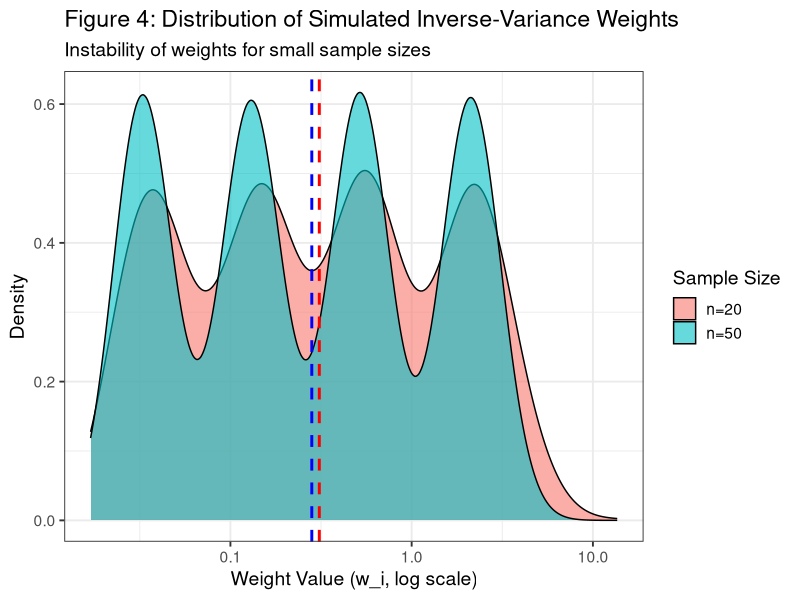
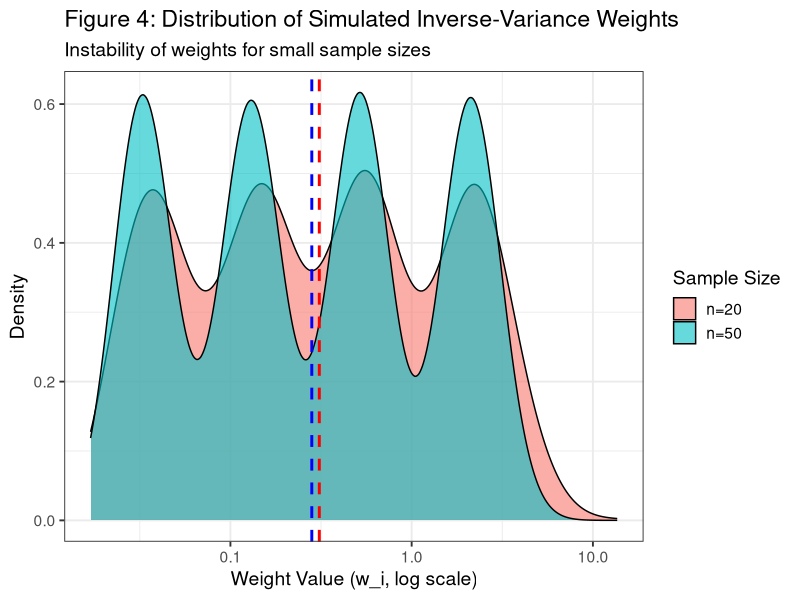

Here is the R script that generated these plots, in order:
# --- Addendum Script to Visualize Weight Instability ---
library(tidyverse)

# A simplified function to get a vector of weights
get_weights <- function(data) {
  subgroup_stats <- data %>%
    group_by(group) %>%
    mutate(subgroup = sample(rep(1:2, length.out = n()))) %>%
    group_by(group, subgroup) %>%
    summarise(n = n(), var = var(observation), .groups = 'drop')
  
  wide_stats <- subgroup_stats %>%
    pivot_wider(id_cols = group, names_from = subgroup, values_from = c(n, var))
  
  if (any(is.na(wide_stats))) return(NA_real_)
  
  # Return the standard inverse variance weights for simplicity and demonstration
  w_i <- (1 / wide_stats$var_1) + (1 / wide_stats$var_2)
  return(w_i)
}

# --- Simulate weights for n=20 and n=50 ---
set.seed(123)
n20_weights <- replicate(500, {
  sim_data <- tibble(
      observation = c(rnorm(20, 0, 1), rnorm(20, 0, 2), rnorm(20, 0, 4), rnorm(20, 0, 8)),
      group = factor(rep(1:4, each = 20))
  )
  get_weights(sim_data)
})

n50_weights <- replicate(500, {
  sim_data <- tibble(
      observation = c(rnorm(50, 0, 1), rnorm(50, 0, 2), rnorm(50, 0, 4), rnorm(50, 0, 8)),
      group = factor(rep(1:4, each = 50))
  )
  get_weights(sim_data)
})

# --- Prepare data for plotting ---
plot_data <- bind_rows(
  tibble(weight = as.numeric(n20_weights), n = "n=20"),
  tibble(weight = as.numeric(n50_weights), n = "n=50")
) %>% filter(!is.na(weight))

# (with 'linewidth' aesthetic to remove the warning)

weight_plot <- ggplot(plot_data, aes(x = weight, fill = n)) +
  geom_density(alpha = 0.6) +
  scale_x_log10(labels = scales::label_number_auto()) +
  labs(
    title = "Figure 4: Distribution of Simulated Inverse-Variance Weights",
    subtitle = "Instability of weights for small sample sizes",
    x = "Weight Value (w_i, log scale)",
    y = "Density",
    fill = "Sample Size"
  ) +
  theme_bw(base_size = 14) +
  # --- THE FIX IS HERE: `size` changed to `linewidth` ---
  geom_vline(xintercept = median(plot_data$weight[plot_data$n=="n=50"]), 
             linetype="dashed", color="blue", linewidth=1) +
  geom_vline(xintercept = median(plot_data$weight[plot_data$n=="n=20"]), 
             linetype="dashed", color="red", linewidth=1)
  
print(weight_plot)

ggsave("plot_weight_instability.png", plot = weight_plot)
